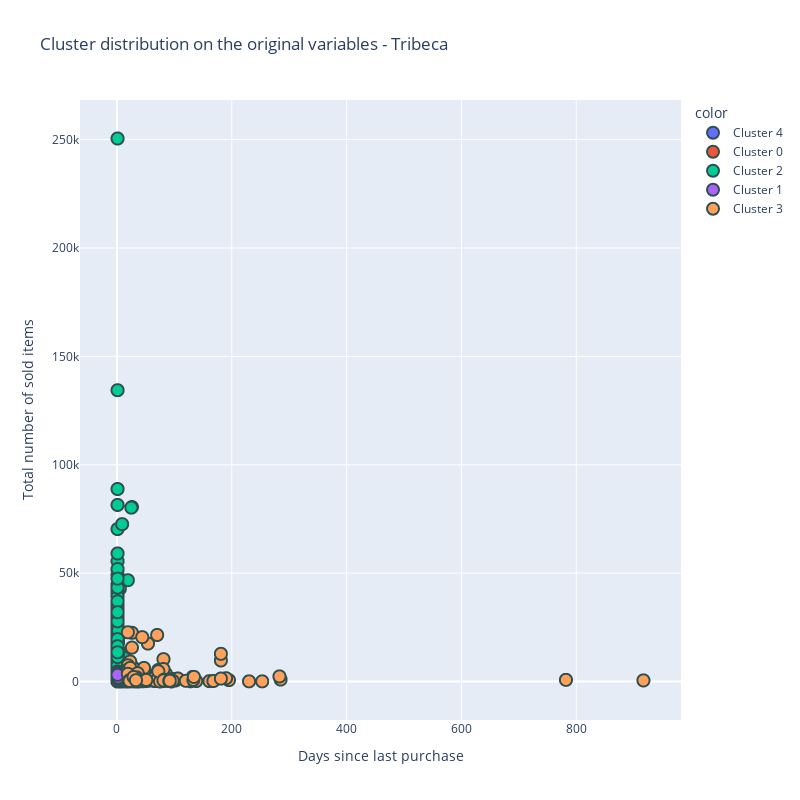

Notebook code cell kept with this figure:
### Code cell
# plot clusters on the original variables frequency and recency
plot_cluster(model_results, store_name)

### Figure 1 — Plotly figure (JSON) as saved in the notebook; plotly's stock layout.template omitted (floating-point values rounded to 4 significant figures; data arrays with more than 128 entries replaced by an {"elided": "..."} marker saying what was removed)
{"data": [{"hovertemplate": "color=Cluster 4<br>x=%{x}<br>y=%{y}<extra></extra>", "legendgroup": "Cluster 4", "marker": {"color": "#636efa", "line": {"color": "DarkSlateGrey", "width": 2}, "size": 12, "symbol": "circle"}, "mode": "markers", "name": "Cluster 4", "showlegend": true, "type": "scattergl", "x": {"elided": "623 int values"}, "xaxis": "x", "y": {"elided": "623 int values"}, "yaxis": "y"}, {"hovertemplate": "color=Cluster 0<br>x=%{x}<br>y=%{y}<extra></extra>", "legendgroup": "Cluster 0", "marker": {"color": "#EF553B", "line": {"color": "DarkSlateGrey", "width": 2}, "size": 12, "symbol": "circle"}, "mode": "markers", "name": "Cluster 0", "showlegend": true, "type": "scattergl", "x": {"elided": "400 int values"}, "xaxis": "x", "y": {"elided": "400 int values"}, "yaxis": "y"}, {"hovertemplate": "color=Cluster 2<br>x=%{x}<br>y=%{y}<extra></extra>", "legendgroup": "Cluster 2", "marker": {"color": "#00cc96", "line": {"color": "DarkSlateGrey", "width": 2}, "size": 12, "symbol": "circle"}, "mode": "markers", "name": "Cluster 2", "showlegend": true, "type": "scattergl", "x": {"elided": "567 int values"}, "xaxis": "x", "y": {"elided": "567 int values"}, "yaxis": "y"}, {"hovertemplate": "color=Cluster 1<br>x=%{x}<br>y=%{y}<extra></extra>", "legendgroup": "Cluster 1", "marker": {"color": "#ab63fa", "line": {"color": "DarkSlateGrey", "width": 2}, "size": 12, "symbol": "circle"}, "mode": "markers", "name": "Cluster 1", "showlegend": true, "type": "scattergl", "x": {"elided": "1152 int values"}, "xaxis": "x", "y": {"elided": "1152 int values"}, "yaxis": "y"}, {"hovertemplate": "color=Cluster 3<br>x=%{x}<br>y=%{y}<extra></extra>", "legendgroup": "Cluster 3", "marker": {"color": "#FFA15A", "line": {"color": "DarkSlateGrey", "width": 2}, "size": 12, "symbol": "circle"}, "mode": "markers", "name": "Cluster 3", "showlegend": true, "type": "scattergl", "x": {"elided": "155 int values"}, "xaxis": "x", "y": {"elided": "155 int values"}, "yaxis": "y"}], "layout": {"autosize": false, "height": 800, "legend": {"title": {"text": "color"}, "tracegroupgap": 0}, "title": {"text": "Cluster distribution on the original variables - Tribeca"}, "width": 800, "xaxis": {"anchor": "y", "domain": [0, 1], "title": {"text": "Days since last purchase"}}, "yaxis": {"anchor": "x", "domain": [0, 1], "title": {"text": "Total number of sold items"}}}}
